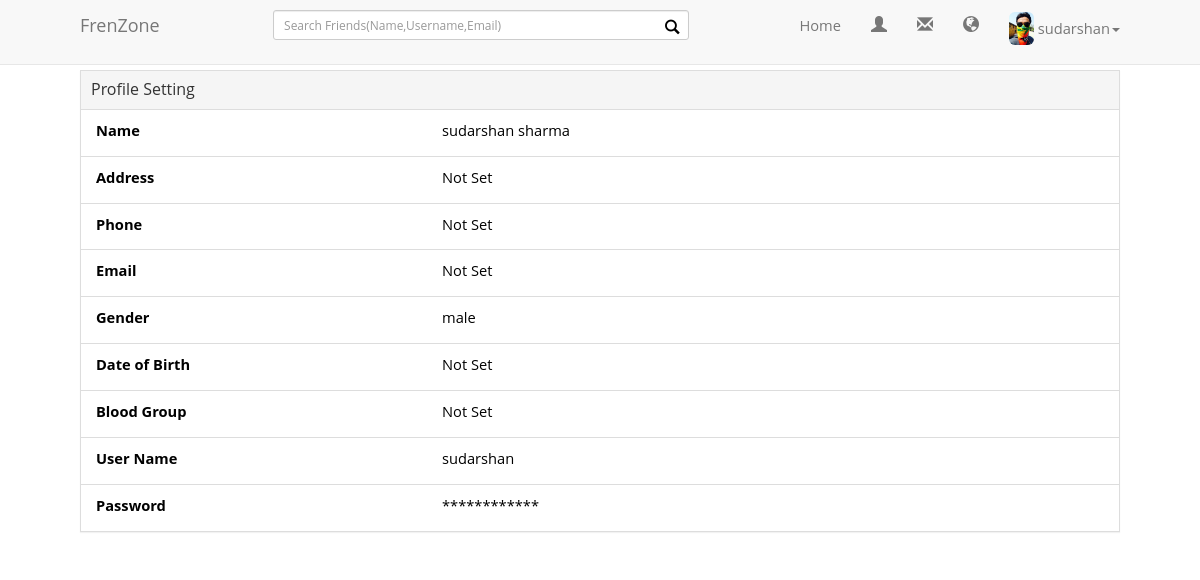
The page /?tab=set (signed in) on the database its author committed.
### tables this page shows
CREATE TABLE IF NOT EXISTS `user` (
`userid` bigint(11) NOT NULL,
  `fname` varchar(50) NOT NULL,
  `mname` varchar(50) NOT NULL,
  `lname` varchar(50) NOT NULL,
  `useraddress` varchar(50) NOT NULL,
  `userphone` varchar(50) NOT NULL,
  `useremail` varchar(50) NOT NULL,
  `gender` varchar(50) NOT NULL,
  `dob` varchar(50) NOT NULL,
  `p_photo` varchar(255) NOT NULL,
  `c_photo` varchar(255) NOT NULL,
  `bloodgroup` varchar(10) NOT NULL,
  `username` varchar(50) NOT NULL,
  `password` varchar(50) NOT NULL,
  `dor` varchar(50) NOT NULL,
  `online` int(5) NOT NULL
);

### user_profile_setting.php (the view, shortened to what this page needs)
<?php
global $conn;
if(isset($_SESSION['SESS_USERID']) && $_SESSION['SESS_USERID']!=''){
    $query = "select *from user where userid = ".$_SESSION['SESS_USERID'];
    $qry = $conn->query($query);
    if($qry){
        if($qry->num_rows && $row = $qry->fetch_array()){
            $fname = $row['fname'];
            $mname = $row['mname'];
            $lname = $row['lname'];
            $address = empty($row['useraddress'])?'Not Set':$row['useraddress'];
            $phone = empty($row['userphone'])?'Not Set':$row['userphone'];
            $email = empty($row['useremail'])?'Not Set':$row['useremail'];
            $gender = empty($row['gender'])?'Not Set':$row['gender'];
            $dob = empty($row['dob'])?'Not Set':$row['dob'];
            $b_group = empty($row['bloodgroup'])?'Not Set':$row['bloodgroup'];
            $username = empty($row['username'])?'Not Set':$row['username'];
            ?>
            <div class="panel panel-default">
            <div class="panel-heading">
                <h4 class="panel-title">
                    Profile Setting
                </h4>
            </div>
            <ul class="list-group">
            <li class="list-group-item">
                <div class="row upd" id="dd1">
                    <div class="col-sm-4 col-md-4">
                        <label>Name</label>
                    </div>
                    <div class="col-sm-7 col-md-7">
                        <span id="xsv1" class="xsd"><?php echo $fname.' '.$mname.' '.$lname?></span>
                    </div>
                    <div class="col-sm-1 col-md-1 text-center">
                    </div>
                </div>
            </li>
            <li class="list-group-item">
                <div class="row upd" id="dd2">
                    <div class="col-sm-4 col-md-4">
                        <label>Address</label>
                    </div>
                    <div class="col-sm-7 col-md-7">
                        <span id="xsv2" class="xsd"><?php echo $address?></span>
                    </div>
                    <div class="col-sm-1 col-md-1 text-center">
                    </div>
                </div>
            </li>
            <li class="list-group-item">
                <div class="row upd" id="dd3">
                    <div class="col-sm-4 col-md-4">
                        <label>Phone</label>
                    </div>
                    <div class="col-sm-7 col-md-7">
                        <span id="xsv3" class="xsd"><?php echo $phone?></span>
                    </div>
                    <div class="col-sm-1 col-md-1 text-center">
                    </div>
                </div>
            </li>
            <li class="list-group-item">
                <div class="row upd" id="dd4">
                    <div class="col-sm-4 col-md-4">
                        <label>Email</label>
                    </div>
                    <div class="col-sm-7 col-md-7">
                        <span id="xsv4" class="xsd"><?php echo $email?></span>
                    </div>
                    <div class="col-sm-1 col-md-1 text-center">
                    </div>
                </div>
            </li>
            <li class="list-group-item">
                <div class="row upd" id="dd5">
                    <div class="col-sm-4 col-md-4">
                        <label>Gender</label>
                    </div>
                    <div class="col-sm-7 col-md-7">
                        <span id="xsv5" class="xsd"><?php echo $gender?></span>
                    </div>
                    <div class="col-sm-1 col-md-1 text-center">
                    </div>
                </div>
            </li>
            <li class="list-group-item">
                <div class="row upd" id="dd6">
                    <div class="col-sm-4 col-md-4">
                        <label>Date of Birth</label>
                    </div>
                    <div class="col-sm-7 col-md-7">
                        <span id="xsv6" class="xsd"><?php echo $dob?></span>
                    </div>
                    <div class="col-sm-1 col-md-1 text-center">
                    </div>
                </div>
            </li>
            <li class="list-group-item">
                <div class="row upd" id="dd7">
                    <div class="col-sm-4 col-md-4">
                        <label>Blood Group</label>
                    </div>
                    <div class="col-sm-7 col-md-7">
                        <span id="xsv7" class="xsd"><?php echo $b_group?></span>
                    </div>
                    <div class="col-sm-1 col-md-1 text-center">
                    </div>
                </div>
            </li>
            <li class="list-group-item">
                <div class="row upd" id="dd8">
                    <div class="col-sm-4 col-md-4">
                        <label>User Name</label>
                    </div>
                    <div class="col-sm-7 col-md-7">
                        <span id="xsv8" class="xsd"><?php echo $username?></span>
                    </div>
                    <div class="col-sm-1 col-md-1 text-center">
                    </div>
                </div>
            </li>
            <li class="list-group-item">
                <div class="row upd" id="dd9">
                    <div class="col-sm-4 col-md-4">
                        <label>Password</label>
                    </div>
                    <div class="col-sm-7 col-md-7">
                        <span id="xsv9" class="xsd">************</span>
                    </div>
                    <div class="col-sm-1 col-md-1 text-center">
                    </div>
                </div>
            </li>
            </ul>
            </div>
        <?php
        }
    }else{
        echo $conn->error();
    }
}

### rows shown on the page
user: fname "sudarshan", lname "sharma", useraddress "Not Set", userphone "Not Set", useremail "Not Set", gender "male", dob "Not Set", bloodgroup "Not Set", username "sudarshan"

### other values the page prints
$_SESSION['SESS_FNAME'] "sudarshan"
